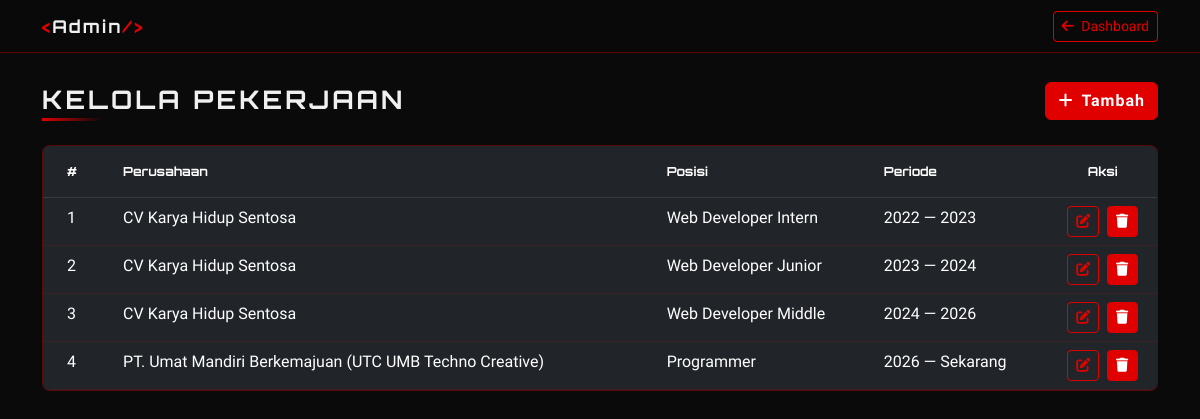
Page /admin/pekerjaan/index.php (signed in) on the committed database.
### tables this page shows
CREATE TABLE `pekerjaan` (
  `id` int NOT NULL AUTO_INCREMENT,
  `perusahaan` varchar(150) DEFAULT NULL,
  `posisi` varchar(100) DEFAULT NULL,
  `tahun_masuk` year DEFAULT NULL,
  `tahun_keluar` varchar(10) DEFAULT NULL,
  `deskripsi` text,
  PRIMARY KEY (`id`)
);

### admin/pekerjaan/index.php (the view, shortened to what this page needs)
<?php
    require_once '../../config/db.php';
?>
<?php $data = mysqli_query($conn,"SELECT * FROM pekerjaan ORDER BY tahun_masuk ASC"); ?>
<!DOCTYPE html>
<html lang="id">
<head>
  <link href="https://cdn.jsdelivr.net/npm/bootstrap@5.3.0/dist/css/bootstrap.min.css" rel="stylesheet">
  <link href="https://cdnjs.cloudflare.com/ajax/libs/font-awesome/6.4.0/css/all.min.css" rel="stylesheet">
  <link href="../../assets/css/style.css" rel="stylesheet">
</head>
<body>
<nav class="navbar navbar-dark fixed-top" id="mainNav">
  <div class="container">
    <a class="navbar-brand fw-bold" href="../dashboard.php">
      <span style="color:#e00000">&lt;</span>Admin<span style="color:#e00000">/&gt;</span>
    </a>
    <a href="../dashboard.php" class="btn btn-outline-danger btn-sm"><i class="fa fa-arrow-left me-1"></i> Dashboard</a>
  </div>
</nav>
<div class="container page-wrapper">
  <div class="d-flex justify-content-between align-items-center mb-4">
    <div>
      <p class="section-title mb-0">Kelola Pekerjaan</p>
      <div class="title-line mb-0"></div>
    </div>
    <a href="create.php" class="btn btn-danger"><i class="fa fa-plus me-2"></i>Tambah</a>
  </div>
  <div class="card-dark p-0" style="overflow:hidden">
    <table class="table table-dark table-hover mb-0" style="background:transparent">
      <thead style="background:rgba(224,0,0,0.15);font-family:'Orbitron',monospace;font-size:.78rem;">
        <tr>
          <th class="px-4 py-3">#</th>
          <th class="py-3">Perusahaan</th>
          <th class="py-3">Posisi</th>
          <th class="py-3">Periode</th>
          <th class="py-3 text-center">Aksi</th>
        </tr>
      </thead>
      <tbody>
        <?php $no=1; while($row=mysqli_fetch_assoc($data)): ?>
        <tr style="border-color:rgba(224,0,0,0.15)">
          <td class="px-4"><?= $no++ ?></td>
          <td><?= htmlspecialchars($row['perusahaan']) ?></td>
          <td><?= htmlspecialchars($row['posisi']) ?></td>
          <td><?= $row['tahun_masuk'] ?> — <?= $row['tahun_keluar'] ?></td>
          <td class="text-center">
            <a href="edit.php?id=<?= $row['id'] ?>" class="btn btn-sm btn-outline-danger me-1"><i class="fa fa-edit"></i></a>
            <a href="delete.php?id=<?= $row['id'] ?>" onclick="return confirm('Yakin hapus?')" class="btn btn-sm btn-danger"><i class="fa fa-trash"></i></a>
          </td>
        </tr>
        <?php endwhile; ?>
      </tbody>
    </table>
  </div>
</div>
</body>
</html>

### assets/css/style.css (style rules this page uses)
:root { --red-main: #e00000; --bg-dark: #0a0a0a; --bg-card: #111111; --text-main: #f0f0f0; --text-muted: #888; }
body { background-color: var(--bg-dark); color: var(--text-main); font-family: 'Rajdhani', sans-serif; min-height: 100vh; display: flex; flex-direction: column; }
#mainNav { background: rgba(10,10,10,0.95) !important; backdrop-filter: blur(10px); border-bottom: 1px solid rgba(224,0,0,0.4); transition: box-shadow 0.3s; }
.navbar-brand { font-family: 'Orbitron', monospace; font-size: 1.1rem; letter-spacing: 2px; color: #f0f0f0 !important; }
.page-wrapper { padding-top: 80px; flex: 1; }
.section-title { font-family:'Orbitron',monospace; font-size:1.6rem; font-weight:700; letter-spacing:3px; text-transform:uppercase }
.title-line { width:60px; height:3px; background:linear-gradient(90deg,#e00000,transparent); margin-bottom:2rem }
.card-dark { background:#111; border:1px solid rgba(224,0,0,0.35); border-radius:8px; padding:1.5rem; transition:transform .3s,box-shadow .3s }
.btn-danger { background:#e00000 !important; border-color:#e00000 !important; font-weight:700; letter-spacing:1px }
.btn-outline-danger { border-color:#e00000 !important; color:#e00000 !important }

### rows in the picture
pekerjaan: perusahaan "CV Karya Hidup Sentosa", posisi "Web Developer Intern", tahun_masuk "2022", tahun_keluar "2023"
pekerjaan: perusahaan "CV Karya Hidup Sentosa", posisi "Web Developer Junior", tahun_masuk "2023", tahun_keluar "2024"
pekerjaan: perusahaan "CV Karya Hidup Sentosa", posisi "Web Developer Middle", tahun_masuk "2024", tahun_keluar "2026"
pekerjaan: perusahaan "PT. Umat Mandiri Berkemajuan (UTC UMB Techno Creative)", posisi "Programmer", tahun_masuk "2026", tahun_keluar "Sekarang"
